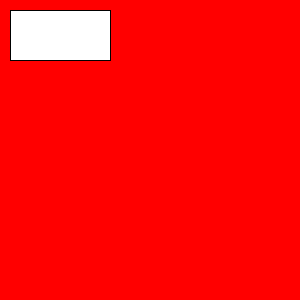
Frame 1 (no input)
Frame 60 (the mouse pressed at the canvas centre just before this capture): identical to frame 1, image omitted
Frame 120 (the mouse held since frame 60 and released just before this capture): identical to frame 1, image omitted

The Processing sketch that drew this single still picture (run headless with seeded random() and noise(); from frame 60 on, the mouse is pressed at the canvas centre):

// Processing sketch: button
// ── button.pde
float x = 10;
float y = 10;
float w = 100;
float h = 50;
color bg = color(255, 0, 0);

void setup() {
  size(300, 300);
}

void draw() {
  background(bg);
  rect(x, y, w, h);
}

void mouseClicked() {
  float mx = mouseX;
  float my = mouseY;
  if (x < mx && mx < x + w && y < my && my < y + h) {
    bg = color(0, 255, 0);
  } 
}
